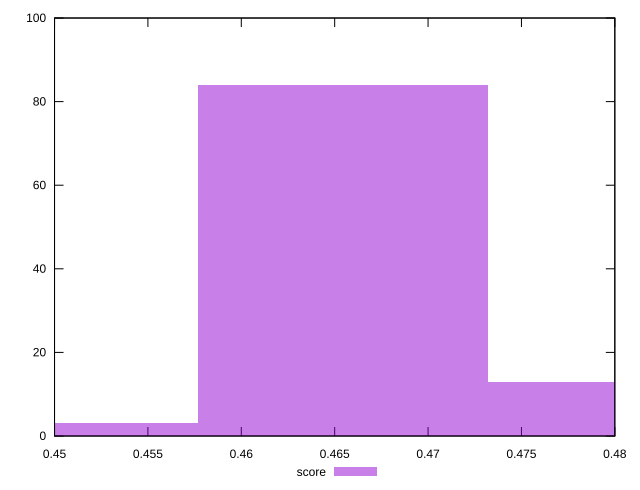

Reproduce this figure in gnuplot.
reset

$score <<EOF
0.4654562189888952 84
0.4809714262885251 13
0.4499410116892654 3
EOF

set key outside below
set boxwidth 0.015515207299629841
set xrange [0.45:0.48]
set yrange [0:100]
set trange [0:100]
set style fill transparent solid 0.5 noborder
set terminal svg size 640, 490 enhanced background rgb 'white'
set output "report_00014_2021-02-09T15:56:05.503Z/unused-javascript/samples/pages+cached+noadtech+nomedia+nocss/score/histogram.svg"

plot $score title "score" with boxes

reset
